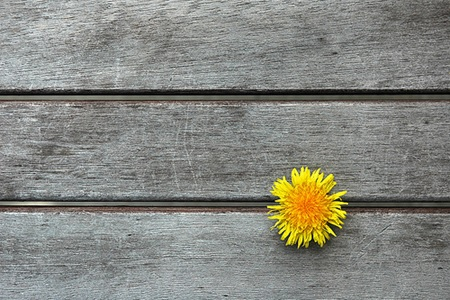
%> input picture Lab8/flower.jpg, 450 x 300 px
$ octave --eval "result = saliency(imread('flower.jpg'));"   (GNU Octave 9; MATLAB toolbox functions it lacks are replaced by stand-ins)
%> lines starting %> are read from the running program, lines starting %| are printed output that depends on the picture
function [ sm ] = saliency( img )
%SALIENCY Summary of this function goes here
gaussian_kernel = fspecial('gaussian', [10 10], 5);
img_gaussian = imfilter(img, gaussian_kernel, 'replicate');
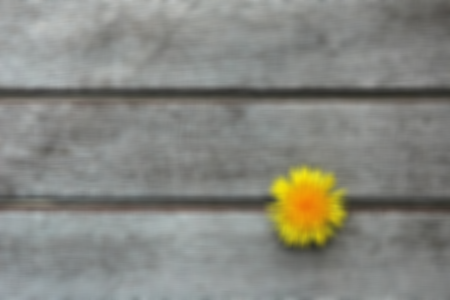
%> img_gaussian: size 300x450x3 uint8; mean R, G, B 133.8, 134.7, 127.8
% Perform RGB to Lab color space conversion
lab = rgb2lab(img_gaussian);
%> lab: size 300x450x3 double; mean of channels 1, 2, 3 55.9, -1.2, 3.3
% Compute Lab average values
l = double(lab(:,:,1)); lm = mean(mean(l));
%> after `l = double(lab(:,:,1))`:
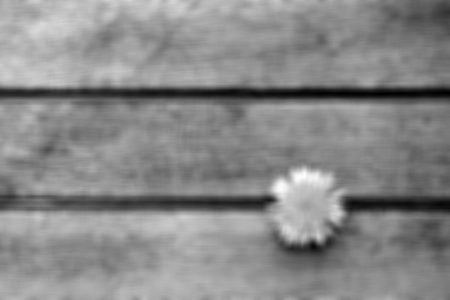
%> l: size 300x450 double; min 18.28, max 88.26, mean 55.9; drawn with min black and max white
%> after `lm = mean(mean(l))`: lm = 55.86
a = double(lab(:,:,2)); am = mean(mean(a));
%> after `a = double(lab(:,:,2))`:
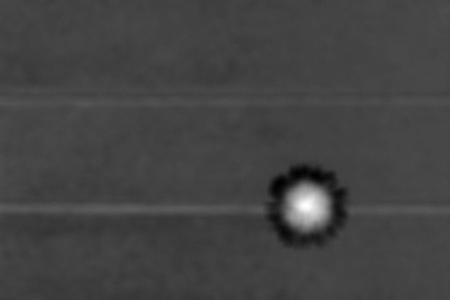
%> a: size 300x450 double; min -15.64, max 38.76, mean -1.2; drawn with min black and max white
%> after `am = mean(mean(a))`: am = -1.17
b = double(lab(:,:,3)); bm = mean(mean(b));
%> after `b = double(lab(:,:,3))`:
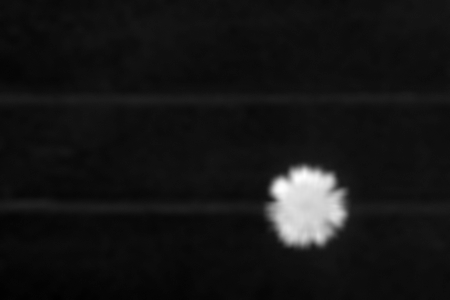
%> b: size 300x450 double; min -4.47, max 86.03, mean 3.3; drawn with min black and max white
%> after `bm = mean(mean(b))`: bm = 3.28
% Compute the saliency map
sm = (l-lm).^2 + (a-am).^2 + (b-bm).^2;
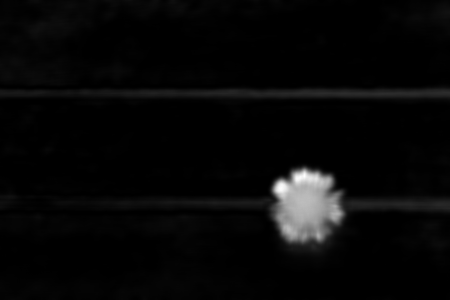
%> sm: size 300x450 double; min 0.0125, max 7999.4, mean 253.9; drawn with min black and max white
end

$ run again, on Lab8/ud1.jpg
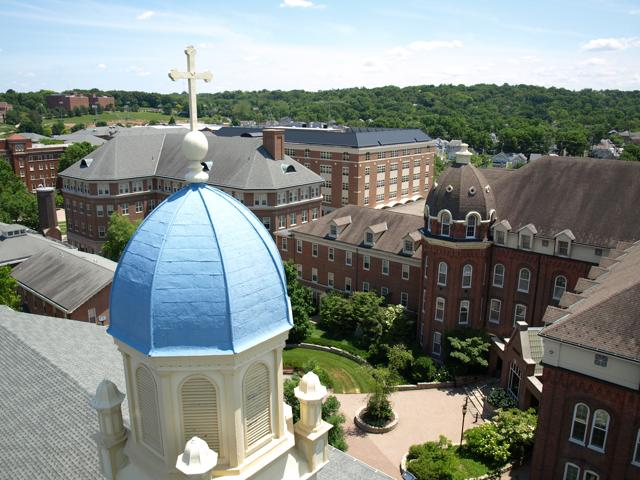
%> input picture Lab8/ud1.jpg, 640 x 480 px
%> lab: size 480x640x3 double; mean of channels 1, 2, 3 54.8, -2.8, 2.6
%> lm = 54.78
%> am = -2.8
%> in saliency, `b = double(lab(:,:,3))`:
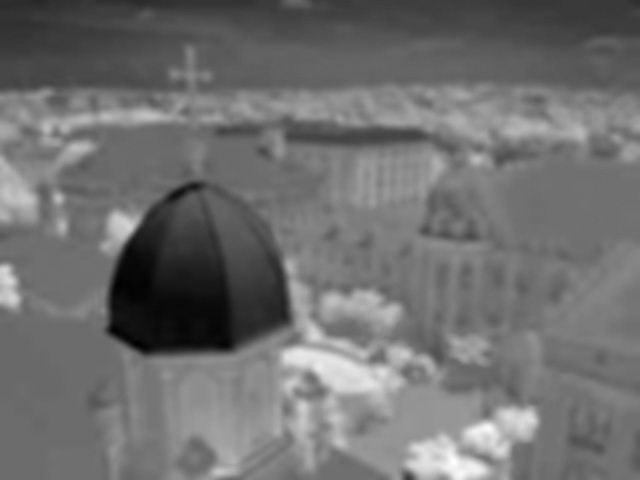
%> b: size 480x640 double; min -33.24, max 48.19, mean 2.6; drawn with min black and max white
%> bm = 2.55
%> in saliency, `sm = (l-lm).^2 + (a-am).^2 + (b-bm).^2;`:
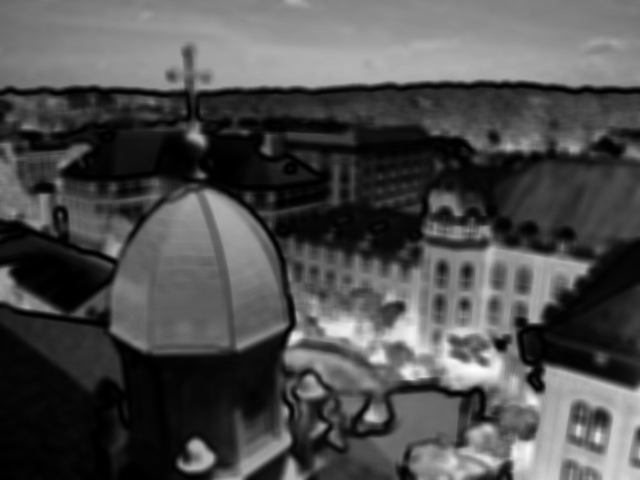
%> sm: size 480x640 double; min 0.0589, max 2882.8, mean 888.4; drawn with min black and max white
